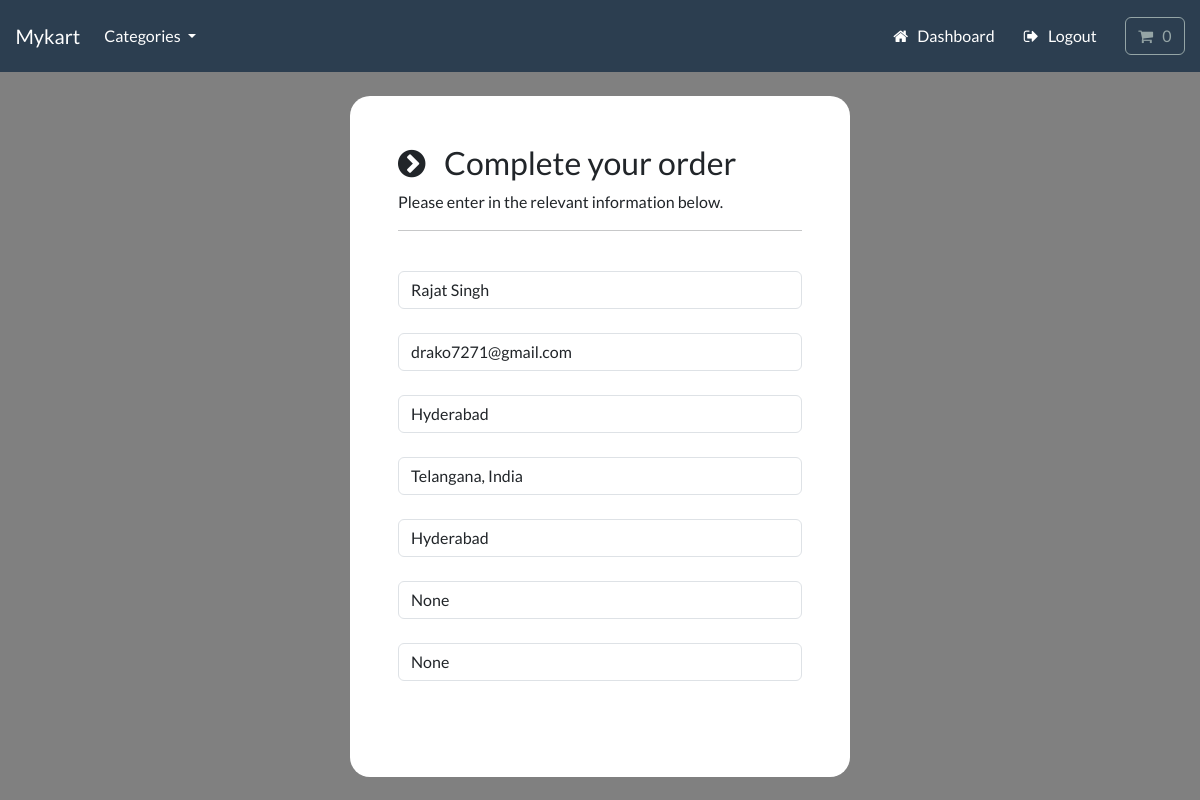
Screenshot of /payment/checkout/ (signed in) with the database file from the repository.
### payment/models.py (models this page shows, shortened)
class ShippingAddress(models.Model):
    full_name = models.CharField(max_length=100)
    email = models.EmailField(max_length=100)
    address1 = models.CharField(max_length=300)
    address2 = models.CharField(max_length=300)
    city = models.CharField(max_length=100)
    state = models.CharField(max_length=100, null=True, blank=True)
    zipcode = models.CharField(max_length=50, null=True, blank=True)
    user = models.ForeignKey(User, on_delete=models.CASCADE)
    class Meta:
        verbose_name_plural = 'Shipping Address'

### payment/views.py (the view)
# urls.py: path('checkout/', views.checkout, name='checkout'),
@login_required(login_url='user_login')
def checkout(request):
    if request.user.is_authenticated:
        try:
            shipping_address = ShippingAddress.objects.get(user=request.user.id)
            context = {'shipping': shipping_address}
            return render(request, 'payment/checkout.html', context=context)
        except:
            return render(request, 'payment/checkout.html')
    else:
        return render(request, 'payment/checkout.html')

### cart/cart.py (called while the page is built)
    def __len__(self):
        return sum(item['qty'] for item in self.cart.values())

    def get_total(self):
        total = 0
        for item in self.cart.values():
            total += item['qty'] * Decimal(item['price'])
        return total

    def get_total_INR_to_USD(self):
        total = self.get_total()
        return  round(total * Decimal(0.012), 2)

### cart/context_processors.py (called while the page is built)
def cart(request):
    return {'cart': Cart(request)}

### store/models.py (called while the page is built)
    def get_absolute_url(self):
        return reverse('list_product', args=[self.slug])

### store/views.py (called while the page is built)
def categories(request):
    all_categories = Category.objects.all()
    return {'all_categories': all_categories}

### payment/templates/payment/checkout.html (shortened to what this page needs)
{% include "store/base.html" %}
{% load static %}
{% block content %}
    <body>
        <br>
        <div class="container bg-white shadow-md p-5" style="width:500px; border-radius:20px;">
            <form id="form">
                <div>
                    <h3> <i class="fa fa-chevron-circle-right" aria-hidden="true"></i> &nbsp; Complete your order </h3>
                    <p> Please enter in the relevant information below. </p>
                    <hr>
                    <br>
                    <div class="form-field">
                        <input class="form-control validate" id="name" type="text" placeholder="Full name*" autocomplete="off" value="{{shipping.full_name}}" required>
                    </div>
                    <br>
                    <div class="form-field">
                        <input class="form-control validate" id="email" type="email" placeholder="Email address*" autocomplete="off" value="{{shipping.email}}" required>
                    </div>
                    <br>
                    <div class="form-field">
                        <input class="form-control validate" id="address1" type="text" placeholder="Address 1*" autocomplete="off" value="{{shipping.address1}}" required>
                    </div>
                    <br>
                    <div class="form-field">
                        <input class="form-control validate" id="address2" type="text" placeholder="Address 2*" autocomplete="off" value="{{shipping.address2}}" required>
                    </div>
                    <br>
                    <div class="form-field">
                        <input class="form-control validate" id="city" type="text" placeholder="City*" autocomplete="off" value="{{shipping.city}}" required>
                    </div>
                    <br>
                    <div class="form-field">
                        <input class="form-control" id="state" type="text" placeholder="State (Optional)" autocomplete="off" value="{{shipping.state}}">
                    </div>
                    <br>
                    <div class="form-field">
                        <input class="form-control" id="zipcode" type="text" placeholder="Zip code (Optional)" autocomplete="off" value="{{shipping.zipcode}}">
                    </div>
                </div>
                <br>
                <br>
            </form>
        </div>
        <br>
    </body>
{% endblock %}

### payment/templates/payment/checkout.html (style rules this page uses)
body { background-color: gray; }

### rows the page displays
ShippingAddress: full_name "Rajat Singh", email "drako7271@gmail.com", address1 "Hyderabad", address2 "Telangana, India", city "Hyderabad", state "None", zipcode "None"
